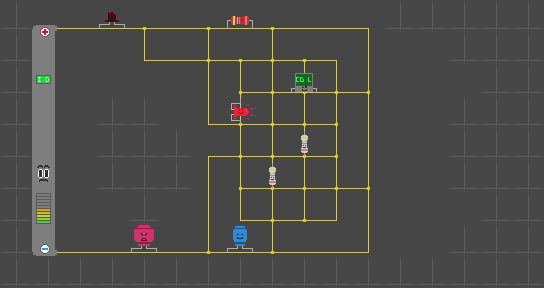

Rendered tile map (Tiled .tmx) drawn with the repository's tilesets; below, a short description and the map source with its tile grids summarised:
An orthogonal 17x9 tile map with 32x32 px tiles, 2 tile layers (Tile Layer 1, Tile Layer 2) and 14 objects.

<map version="1.0" orientation="orthogonal" renderorder="left-down" width="17" height="9" tilewidth="32" tileheight="32" nextobjectid="15">
 <tileset firstgid="1" source="../../android/assets/tileset.tsx" />
 <layer name="Tile Layer 1" width="17" height="9">
  <data>[153 cells, 153 non-empty, 20 distinct tile ids]</data>
 </layer>
 <layer name="Tile Layer 2" width="17" height="9">
  <data>[153 cells, 8 non-empty, 7 distinct tile ids]</data>
 </layer>
 <objectgroup name="Object Layer 1">
  <object id="1" gid="7" x="65.5" y="44.5" width="32" height="32" />
  <object id="2" gid="7" x="192.5" y="105.5" width="32" height="32" />
  <object id="3" gid="7" x="193" y="84.5" width="32" height="32" />
  <object id="4" gid="7" x="162" y="75" width="32" height="32" />
  <object id="5" gid="7" x="132" y="75" width="32" height="32" />
  <object id="6" gid="7" x="129.5" y="55" width="32" height="32" />
  <object id="7" gid="7" x="224.5" y="94.5" width="32" height="32" />
  <object id="8" gid="7" x="209" y="76" width="32" height="32" />
  <object id="9" gid="7" x="149.5" y="267.5" width="32" height="32" />
  <object id="10" gid="7" x="172.5" y="268.5" width="32" height="32" />
  <object id="11" gid="7" x="89" y="268" width="32" height="32" />
  <object id="12" gid="7" x="59.5" y="268.5" width="32" height="32" />
  <object id="13" gid="7" x="256.5" y="220" width="32" height="32" />
  <object id="14" gid="7" x="256" y="251.5" width="32" height="32" />
 </objectgroup>
</map>
